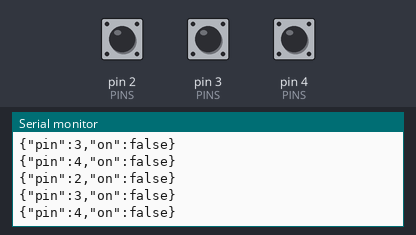
Recording of a sketch running on a simulated Arduino Uno, built with avr-gcc and run on an emulated ATmega328P. On the bench: the last lines printed to the serial monitor. The inputs (shaded band) are chosen by the test bench; at power-on: pin 2 (PINS) HIGH, pin 3 (PINS) HIGH, pin 4 (PINS) HIGH.

Above: at 1.2 s.
1.3 s: pin 2 (PINS) pulled LOW for 0.15 s
At 1.51 s:
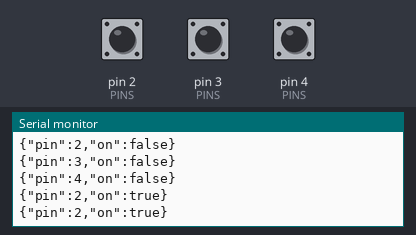
2.9 s: pin 3 (PINS) pulled LOW for 0.15 s
6.0 s: pin 4 (PINS) pulled LOW for 0.15 s
At 6.24 s:
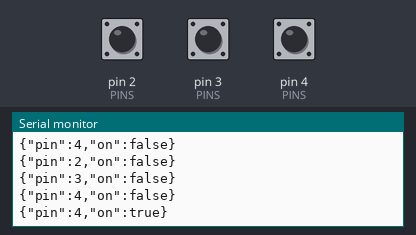
Timing chart, 0 to 9.0 s (numbered marks = the images above; inputs shaded):
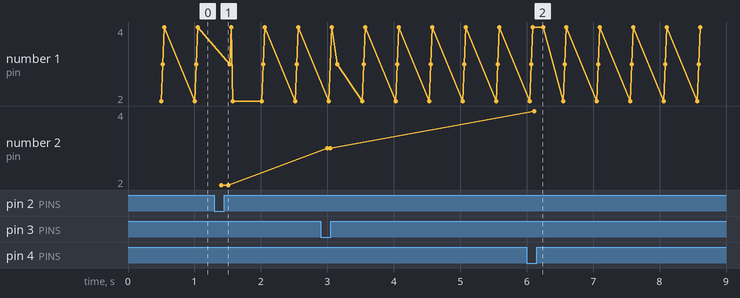

The sketch:

openthedoor.ino
```cpp
#include <ArduinoJson.h>
#include <ezButton.h>

const int NUM_SWITCHES = 3;
const int PINS[] = {2, 3, 4};
ezButton switches[NUM_SWITCHES] = {2, 3, 4};
unsigned long lastHeartbeat = 0;

void setup() {
  Serial.begin(9600);
  for (int i = 0; i < NUM_SWITCHES; i++) {
    switches[i].setDebounceTime(100);
  }
}

void loop() {
  for (int i = 0; i < NUM_SWITCHES; i++) {
    switches[i].loop();
    if (switches[i].isPressed()) sendState(i, true);
    if (switches[i].isReleased()) sendState(i, false);
  }
  if (millis() - lastHeartbeat >= 500) {
    for (int i = 0; i < NUM_SWITCHES; i++)
      sendState(i, switches[i].getState() == LOW);
    lastHeartbeat = millis();
  }
}

void sendState(int i, bool on) {
  JsonDocument doc;
  doc["pin"] = PINS[i];
  doc["on"] = on;
  serializeJson(doc, Serial);
  Serial.println();
}
```

Measured:
- after the input at 1.3 s, the serial monitor: prints a new line after 0.10 s (image 1)
- after the input at 6.0 s, the serial monitor: prints a new line after 0.12 s (image 2)
